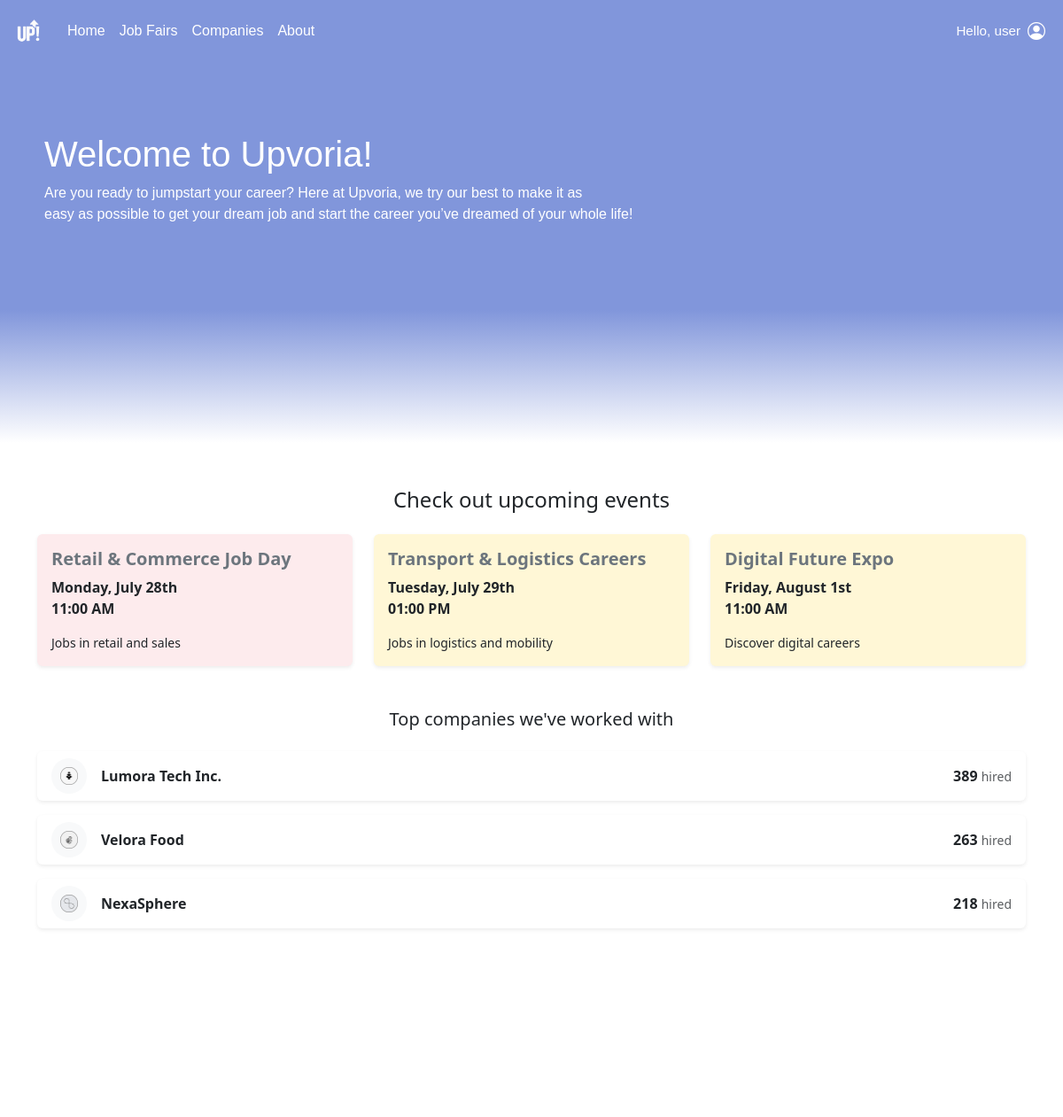
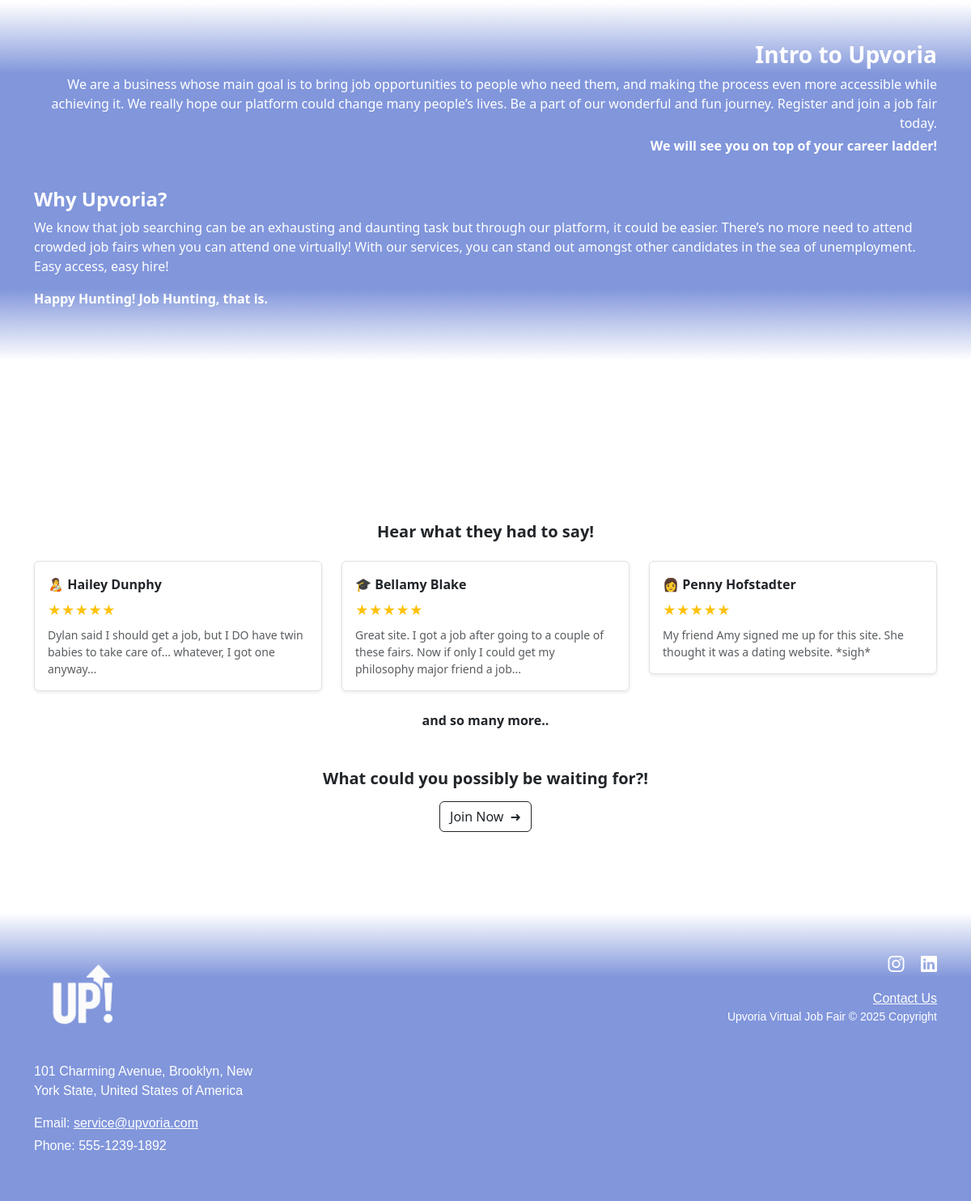
The page /user/index.php (signed in) on the database its author committed (2 pictures, top to bottom).
### tables this page shows
CREATE TABLE `job_fairs` (
  `id` int(11) NOT NULL,
  `job_fair_name` varchar(255) DEFAULT NULL,
  `short_desc` text DEFAULT NULL,
  `long_desc` text DEFAULT NULL,
  `users_joined` mediumtext DEFAULT NULL,
  `quota_total` int(11) DEFAULT NULL,
  `quota_remaining` int(11) DEFAULT NULL,
  `gmeet_link` varchar(255) DEFAULT NULL,
  `datetime` datetime DEFAULT NULL,
  `company_name` varchar(255) DEFAULT NULL
);

CREATE TABLE `company` (
  `id` int(11) NOT NULL,
  `name` varchar(100) DEFAULT NULL,
  `category` varchar(100) DEFAULT NULL,
  `description` text DEFAULT NULL,
  `logo` varchar(255) DEFAULT NULL
);

### user/index.php (the view, shortened to what this page needs)
<?php
include '../db.php';
  $sql = "SELECT * FROM job_fairs WHERE datetime >= NOW() ORDER BY datetime ASC LIMIT 3";
  $result = $conn->query($sql);
  $job_fairs = [];
  if ($result->num_rows > 0) {
      while ($row = $result->fetch_assoc()) {
          $job_fairs[] = $row;
      }
  }
  function getCardColor($id) {
  $colors = ['#E5F0E7', '#FDEBED', '#FFF7D6'];
  return $colors[$id % count($colors)];
  }
  function formatDateTime($datetime) {
    $dt = new DateTime($datetime);
    return $dt->format('l, F jS') . "<br>" . $dt->format('h:i A');
  }
  $sql = "SELECT * FROM company ORDER BY id ASC LIMIT 3";
  $result = $conn->query($sql);
  $companies = [];
  if ($result->num_rows > 0) {
      while ($row = $result->fetch_assoc()) {
          $companies[] = $row;
      }
  }
?>
<!DOCTYPE html>
<html lang="en">
<head>
  <link href="https://cdn.jsdelivr.net/npm/bootstrap@5.3.7/dist/css/bootstrap.min.css" rel="stylesheet" />
  <link href="https://cdn.jsdelivr.net/npm/bootstrap-icons@1.10.5/font/bootstrap-icons.css" rel="stylesheet">
  <link href="../assets/style.css" rel="stylesheet">
</head>
<body>
<?php include '../assets/navbar.php'; ?>
  <div class="welcome">
    <h1>Welcome to Upvoria!</h1>
    <p>
      Are you ready to jumpstart your career? Here at Upvoria, we try our best to make it as
     <br>easy as possible to get your dream job and start the career you’ve dreamed of your whole life!
    </p>
  </div>
<div class="container my-5">
  <h4 class="text-center mb-4 event">Check out upcoming events</h4>
  <div class="row justify-content-center g-4">
    <?php foreach ($job_fairs as $fair): ?>
      <div class="col-md-4">
        <a href="jobfairs.php?id=<?= $fair['id'] ?>" style="text-decoration: none; color: inherit;">
          <div class="card shadow-sm border-0 h-100" style="background-color: <?= getCardColor($fair['id']) ?>;">
            <div class="card-body">
              <h5 class="card-title fw-bold text-secondary"><?= htmlspecialchars($fair['job_fair_name']) ?></h5>
              <p class="card-text fw-semibold">
                <?= formatDateTime($fair['datetime']) ?>
              </p>
              <p class="card-text small"><?= htmlspecialchars($fair['short_desc']) ?></p>
            </div>
          </div>
        </a>
      </div>
    <?php endforeach; ?>
  </div>
</div>
<div class="container my-5">
  <h5 class="text-center mb-4">Top companies we've worked with</h5>
  <div class="list-group">
    <?php
    $hired_numbers = [389, 263, 218];
    foreach ($companies as $index => $company):
    ?>
    <div class="list-group-item d-flex justify-content-between align-items-center shadow-sm rounded mb-3 border-0">
      <div class="d-flex align-items-center gap-3">
        <div class="rounded-circle bg-light d-flex justify-content-center align-items-center" style="width: 40px; height: 40px;">
          <img src="../admin/<?= htmlspecialchars($company['logo']) ?>" alt="<?= htmlspecialchars($company['name']) ?>" width="20" height="20" />
        </div>
        <strong><?= htmlspecialchars($company['name']) ?></strong>
      </div>
      <div>
        <strong><?= $hired_numbers[$index] ?></strong> <small class="text-muted">hired</small>
      </div>
    </div>
    <?php endforeach; ?>
  </div>
</div>
<div class="intro-section text-white py-5 ">
  <div class="container">
    <div class="row mb-4">
      <div class="col-lg-12 text-lg-end text-center">
        <h3 class="fw-bold">Intro to Upvoria</h3>
        <p class="mb-1">
          We are a business whose main goal is to bring job opportunities to people who need them, and making the process even more accessible while achieving it.
          We really hope our platform could change many people’s lives.
          Be a part of our wonderful and fun journey. Register and join a job fair today.
        </p>
        <p class="fw-semibold">We will see you on top of your career ladder!</p>
      </div>
    </div>
    <div class="row">
      <div class="col-lg-12">
        <h4 class="fw-bold">Why Upvoria?</h4>
        <p>
          We know that job searching can be an exhausting and daunting task but through our platform, it could be easier.
          There’s no more need to attend crowded job fairs when you can attend one virtually!
          With our services, you can stand out amongst other candidates in the sea of unemployment. Easy access, easy hire!
        </p>
        <p class="fw-bold">Happy Hunting! Job Hunting, that is.</p>
      </div>
    </div>
  </div>
</div>
<div class="container my-5">
  <h5 class="text-center fw-bold mb-4">Hear what they had to say!</h5>
  <div class="row justify-content-center g-4">
    <div class="col-md-4">
      <div class="card shadow-sm border rounded">
        <div class="card-body">
          <div class="d-flex align-items-center mb-2">
            <div class="me-2"><strong>🧑‍🍼 Hailey Dunphy</strong></div>
          </div>
          <div class="mb-2 text-warning">
            ★★★★★
          </div>
          <p class="card-text small text-muted">
            Dylan said I should get a job, but I DO have twin babies to take care of... whatever, I got one anyway...
          </p>
        </div>
      </div>
    </div>
    <div class="col-md-4">
      <div class="card shadow-sm border rounded">
        <div class="card-body">
          <div class="d-flex align-items-center mb-2">
            <div class="me-2"><strong>🎓 Bellamy Blake</strong></div>
          </div>
          <div class="mb-2 text-warning">
            ★★★★★
          </div>
          <p class="card-text small text-muted">
            Great site. I got a job after going to a couple of these fairs. Now if only I could get my philosophy major friend a job...
          </p>
        </div>
      </div>
    </div>
    <div class="col-md-4">
      <div class="card shadow-sm border rounded">
        <div class="card-body">
          <div class="d-flex align-items-center mb-2">
            <div class="me-2"><strong>👩 Penny Hofstadter</strong></div>
          </div>
          <div class="mb-2 text-warning">
            ★★★★★
          </div>
          <p class="card-text small text-muted">
            My friend Amy signed me up for this site. She thought it was a dating website. *sigh*
          </p>
        </div>
      </div>
    </div>
  </div>
  <p class="text-center mt-4 fw-semibold">and so many more..</p>
  <div class="text-center mt-5">
    <h5 class="fw-bold mb-3">What could you possibly be waiting for?!</h5>
    <a href="#" class="btn btn-outline-dark">Join Now <span class="ms-1">➜</span></a>
  </div>
</div>
<?php include '../assets/footer.php'; ?>
</body>
</html>

### assets/style.css (style rules this page uses)
body { margin: 0; padding: 0; }

### user/index.php (style rules this page uses)
.welcome { position: relative; background-color: #8196DB; color: #fff; padding: 80px 50px; text-align: left; overflow: visible; font-family: 'Gill Sans', 'Gill Sans MT', Calibri, 'Trebuchet MS', sans-serif; z-index: 1; }
.welcome::after { content: ""; position: absolute; top: 100%; left: 0; width: 100%; height: 150px; background: linear-gradient(to bottom, #8196DB, rgba(129, 150, 219, 0)); z-index: -1; }
.event { margin-top: 200px; }
.intro-section { background: linear-gradient( to bottom, rgba(129, 150, 219, 0) 0%, rgba(129, 150, 219, 1) 20%, rgba(129, 150, 219, 1) 80%, rgba(129, 150, 219, 0) 100% ); margin-top: 200px; margin-bottom: 200px; }

### rows shown on the page
job_fairs: job_fair_name "Retail & Commerce Job Day", datetime "Monday, July 28th", datetime "11:00 AM", short_desc "Jobs in retail and sales"
job_fairs: job_fair_name "Transport & Logistics Careers", datetime "Tuesday, July 29th", datetime "01:00 PM", short_desc "Jobs in logistics and mobility"
job_fairs: job_fair_name "Digital Future Expo", datetime "Friday, August 1st", datetime "11:00 AM", short_desc "Discover digital careers"
company: logo (picture), name "Lumora Tech Inc.", index "389"
company: logo (picture), name "Velora Food", index "263"
company: logo (picture), name "NexaSphere", index "218"

### other values the page prints
$_SESSION['name'] "user"
